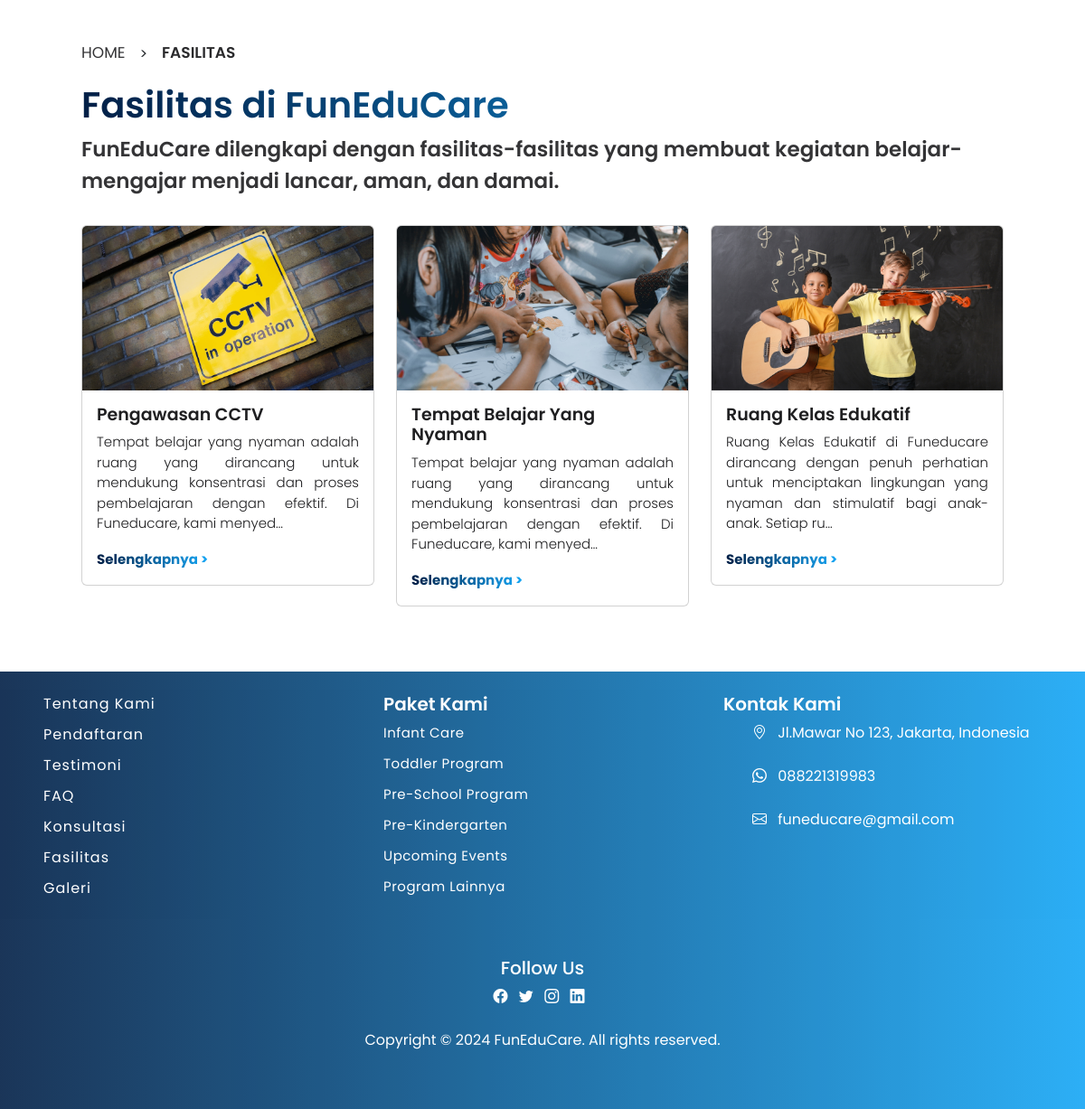
Screenshot of /fasilitas/ with the database file from the repository.
### home/models.py (models this page shows, shortened)
class Fasilitas(models.Model):
    judul = models.CharField(max_length=100)
    deskripsi = models.TextField()
    foto = models.FileField(upload_to='fasilitas/')

### home/views.py (the view)
# urls.py: path('fasilitas/', views.fasilitas, name='fasilitas'),
def fasilitas(request):
    all_fasilitas = Fasilitas.objects.all()
    return render(request, 'fasilitas.html', {'all':all_fasilitas})

### home/templates/fasilitas.html (shortened to what this page needs)
<!DOCTYPE html>
{% extends 'base/base_all.html' %}
{% load static %}
{% load custom_filters %} {% load static %}
{% block head_title %} funeducare-fasilitas{% endblock head_title %}{% block extra_css %}
<link rel="stylesheet" href="{% static 'css/fasilitases-style.css' %}" />
{% endblock %} {% block body_block %}
<section class="container">
    <div class="col-12 p-5">
        <div class="head-content d-flex flex-row col-8">
            <a href="{% url 'home:home' %}">
                <h5>HOME</h5>
            </a>
            <span class="me-3 ms-3"> > </span>
            <h4>FASILITAS</h4>
        </div>
        <div class="title-content col-12 mt-3 mb-3 d-flex flex-column">
            <h1>Fasilitas di FunEduCare</h1>
            <p>FunEduCare dilengkapi dengan fasilitas-fasilitas yang
                membuat kegiatan belajar-mengajar menjadi lancar,
                aman, dan damai.</p>
        </div>
        <div class="row">
            {% for item in all %}
            <div class="col-12 col-md-4 mb-4">
                <div class="card" style="width: 100%;">
                    <img class="card-img-top" src="{{ item.foto.url }}" alt="{{ item.judul }}">
                    <div class="card-body">
                        <h5 class="card-title">{{ item.judul }}</h5>
                        <p class="card-text">{{ item.deskripsi|truncatechars:150 }}</p>
                        <a href="{% url 'home:detail' item.id %}">Selengkapnya ></a>
                    </div>
                </div>
            </div>
            {% endfor %}
        </div>
    </div>
</section>
{% endblock %}

### static/css/fasilitases-style.css (style rules this page uses)
* { padding: 0; margin: 0; box-sizing: border-box; font-family: "Poppins", sans-serif; scroll-behavior: smooth; text-decoration: none; list-style: none; }
:root { --bg-color: #fff; --text-color1: #1f1f21; --text-color2: #fff; --main-color: #15a6f5; --bg-opacity: #fffefa; --big-font: 3rem; --title-font: 40px; --p-font: 1rem; }
body { background: var(--bg-color); }
.head-content a { text-decoration: none; }
.head-content h4 { font-size: 17px; font-weight: 600; color: var(--text-color1); opacity: 95%; }
.head-content h5 { font-size: 17px; font-weight: 400; color: var(--text-color1); opacity: 90%; }
.title-content h1 { font-size: 40px; font-weight: 600; background: linear-gradient(to right, #011f46, var(--main-color)); background-clip: text; -webkit-text-fill-color: transparent; }
.title-content p { font-size: 23px; font-weight: 600; color: var(--text-color1); opacity: 90%; }
.card h5 { font-size: 19px; font-weight: 600; color: var(--text-color1); }
.card p { font-size: 15px; text-align: justify; font-weight: 300; color: var(--text-color1); }
.card a { text-decoration: none; font-size: 15px; background: linear-gradient(to right, #011f46, var(--main-color)); background-clip: text; -webkit-text-fill-color: transparent; font-weight: 700; }

### rows the page displays
Fasilitas: foto (picture), judul "Pengawasan CCTV", deskripsi "Tempat belajar yang nyaman adalah ruang yang dirancang untuk mendukung konsentrasi dan proses pembelajaran dengan efektif. Di Funeducare, kami menyed…"
Fasilitas: foto (picture), judul "Tempat Belajar Yang Nyaman", deskripsi "Tempat belajar yang nyaman adalah ruang yang dirancang untuk mendukung konsentrasi dan proses pembelajaran dengan efektif. Di Funeducare, kami menyed…"
Fasilitas: foto (picture), judul "Ruang Kelas Edukatif", deskripsi "Ruang Kelas Edukatif di Funeducare dirancang dengan penuh perhatian untuk menciptakan lingkungan yang nyaman dan stimulatif bagi anak-anak. Setiap ru…"
